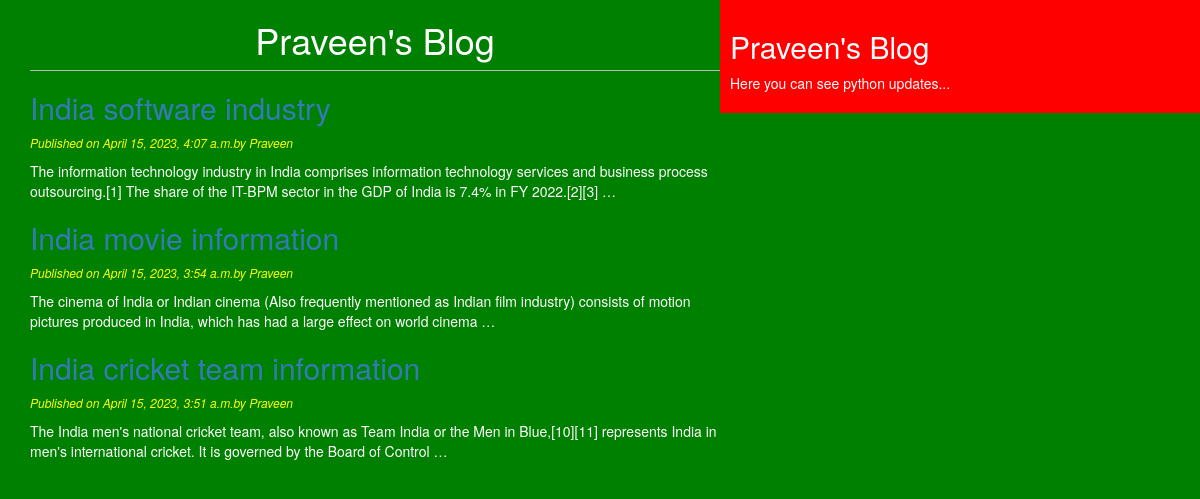
Screenshot of /blog/ with the database file from the repository.
### blog/models.py (models this page shows, shortened)
class post(models.Model):
    STATUS_CHOICES=(('draft','Draft'),('published','Published'))
    title=models.CharField(max_length=256)
    slug=models.SlugField(max_length=264,unique_for_date='publish')
    author= models.ForeignKey(User,on_delete=models.CASCADE,related_name="blog_posts")
    body=models.TextField()
    publish=models.DateTimeField(default=timezone.now)
    created=models.DateTimeField(auto_now_add=True)
    updated=models.DateTimeField(auto_now=True)
    status=models.CharField(max_length=10,choices=STATUS_CHOICES,default='draft')
    class Meta:
        ordering=('-publish',)
    def get_abolute_url(self):
        return reverse('post_detail',args=[self.publish.year,self.publish.strftime('%m'),self.publish.strftime('%d'),self.slug])

### blog/views.py (the view)
# urls.py: path('blog/',post_list_view),
def post_list_view(request):
    post_list=post.objects.all()
    return render(request,'blog/post_list.html',{'post_list':post_list})

### templates/blog/post_list.html (shortened to what this page needs)
<!DOCTYPE html>
{%extends 'blog/base.html'%}
    {%block content%}
      <h1>Praveen's Blog </h1>
       {%for post in post_list%}
        <a href="{{post.get_abolute_url}}"><h2>{{post.title}}</h2></a>
        <p id="date">Published on {{post.publish}}by {{post.author|title}}</p>
        {{post.body|truncatewords:30|linebreaks }}
            {%endfor%}
{%endblock%}

### templates/blog/base.html (shortened to what this page needs)
<!DOCTYPE html>
{% load static %}
<html lang="en">
<head>
    <link rel="stylesheet" href="{% static "css/blog.css"%}">
    <link rel="stylesheet" href="https://cdn.jsdelivr.net/npm/bootstrap@3.3.7/dist/css/bootstrap.min.css">
</head>
<body id="body">
    <link rel="stylesheet" href="{% static "css/blog.css"%}">
    <link rel="stylesheet" href="https://cdn.jsdelivr.net/npm/bootstrap@3.3.7/dist/css/bootstrap.min.css">
    <div class="content">
        {%block content%}{%endblock%}
    </div>
    <div class="sidebar">
        <h2>Praveen's Blog</h2>
        <p>Here you can see python updates...</p>
    </div>
</body>
</html>

### static/css/blog.css (style rules this page uses)
.content { width: 60%; float: left; padding:0 0 0 30px; background: green; }
.sidebar { width: 40%; float: right; padding: 10px; background: red; height: 100%; }
h1 { text-align: center; border-bottom: 1px solid #bbb; padding-bottom: 10px; }
#body { color: white; background: green; }
#date { color: yellow; font-size: 12px; font-style: italic; }

### rows the page displays
post: title "India software industry", publish "April 15, 2023, 4:07 a.m.", author "Praveen", body "The information technology industry in India comprises information technology services and business process outsourcing.[1] The share of the IT-BPM sector in the GDP of India is 7.4% in FY 2022.[2][3] …"
post: title "India movie information", publish "April 15, 2023, 3:54 a.m.", author "Praveen", body "The cinema of India or Indian cinema (Also frequently mentioned as Indian film industry) consists of motion pictures produced in India, which has had a large effect on world cinema …"
post: title "India cricket team information", publish "April 15, 2023, 3:51 a.m.", author "Praveen", body "The India men's national cricket team, also known as Team India or the Men in Blue,[10][11] represents India in men's international cricket. It is governed by the Board of Control …"
